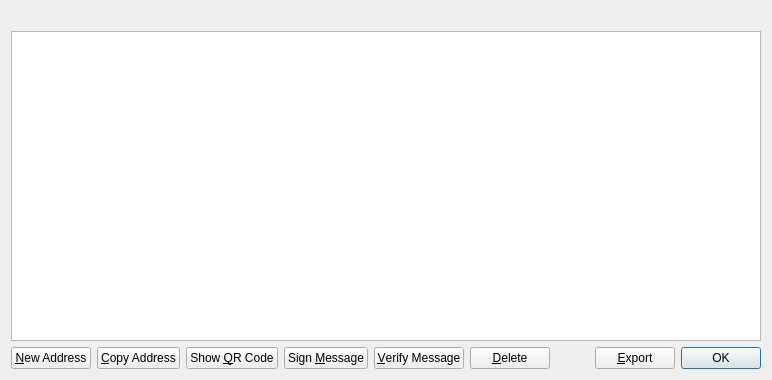
<?xml version="1.0" encoding="UTF-8"?>
<ui version="4.0">
 <class>AddressBookPage</class>
 <widget class="QWidget" name="AddressBookPage">
  <property name="geometry">
   <rect>
    <x>0</x>
    <y>0</y>
    <width>772</width>
    <height>380</height>
   </rect>
  </property>
  <property name="windowTitle">
   <string>Address Book</string>
  </property>
  <layout class="QVBoxLayout" name="verticalLayout">
   <item>
    <widget class="QLabel" name="labelExplanation">
     <property name="textFormat">
      <enum>Qt::PlainText</enum>
     </property>
     <property name="wordWrap">
      <bool>true</bool>
     </property>
    </widget>
   </item>
   <item>
    <widget class="QTableView" name="tableView">
     <property name="contextMenuPolicy">
      <enum>Qt::CustomContextMenu</enum>
     </property>
     <property name="toolTip">
      <string>Double-click to edit address or label</string>
     </property>
     <property name="tabKeyNavigation">
      <bool>false</bool>
     </property>
     <property name="alternatingRowColors">
      <bool>true</bool>
     </property>
     <property name="selectionMode">
      <enum>QAbstractItemView::SingleSelection</enum>
     </property>
     <property name="selectionBehavior">
      <enum>QAbstractItemView::SelectRows</enum>
     </property>
     <property name="sortingEnabled">
      <bool>true</bool>
     </property>
     <attribute name="verticalHeaderVisible">
      <bool>false</bool>
     </attribute>
    </widget>
   </item>
   <item>
    <layout class="QHBoxLayout" name="horizontalLayout">
     <item>
      <widget class="QPushButton" name="newAddress">
       <property name="toolTip">
        <string>Create a new address</string>
       </property>
       <property name="text">
        <string>&amp;New Address</string>
       </property>
       <property name="icon">
        <iconset resource="../bitcoin.qrc">
         <normaloff>:/icons/add</normaloff>:/icons/add</iconset>
       </property>
      </widget>
     </item>
     <item>
      <widget class="QPushButton" name="copyAddress">
       <property name="toolTip">
        <string>Copy the currently selected address to the system clipboard</string>
       </property>
       <property name="text">
        <string>&amp;Copy Address</string>
       </property>
       <property name="icon">
        <iconset resource="../bitcoin.qrc">
         <normaloff>:/icons/editcopy</normaloff>:/icons/editcopy</iconset>
       </property>
      </widget>
     </item>
     <item>
      <widget class="QPushButton" name="showQRCode">
       <property name="text">
        <string>Show &amp;QR Code</string>
       </property>
       <property name="icon">
        <iconset resource="../bitcoin.qrc">
         <normaloff>:/icons/qrcode</normaloff>:/icons/qrcode</iconset>
       </property>
      </widget>
     </item>
     <item>
      <widget class="QPushButton" name="signMessage">
       <property name="toolTip">
        <string>Sign a message to prove you own a Furrycoin address</string>
       </property>
       <property name="text">
        <string>Sign &amp;Message</string>
       </property>
       <property name="icon">
        <iconset resource="../bitcoin.qrc">
         <normaloff>:/icons/edit</normaloff>:/icons/edit</iconset>
       </property>
      </widget>
     </item>
     <item>
      <widget class="QPushButton" name="verifyMessage">
       <property name="toolTip">
        <string>Verify a message to ensure it was signed with a specified Furrycoin address</string>
       </property>
       <property name="text">
        <string>&amp;Verify Message</string>
       </property>
       <property name="icon">
        <iconset resource="../bitcoin.qrc">
         <normaloff>:/icons/transaction_0</normaloff>:/icons/transaction_0</iconset>
       </property>
      </widget>
     </item>
     <item>
      <widget class="QPushButton" name="deleteAddress">
       <property name="toolTip">
        <string>Delete the currently selected address from the list</string>
       </property>
       <property name="text">
        <string>&amp;Delete</string>
       </property>
       <property name="icon">
        <iconset resource="../bitcoin.qrc">
         <normaloff>:/icons/remove</normaloff>:/icons/remove</iconset>
       </property>
      </widget>
     </item>
     <item>
      <spacer name="horizontalSpacer">
       <property name="orientation">
        <enum>Qt::Horizontal</enum>
       </property>
       <property name="sizeHint" stdset="0">
        <size>
         <width>40</width>
         <height>20</height>
        </size>
       </property>
      </spacer>
     </item>
     <item>
      <widget class="QPushButton" name="exportButton">
       <property name="toolTip">
        <string>Export the data in the current tab to a file</string>
       </property>
       <property name="text">
        <string>&amp;Export</string>
       </property>
       <property name="icon">
        <iconset resource="../bitcoin.qrc">
         <normaloff>:/icons/export</normaloff>:/icons/export</iconset>
       </property>
      </widget>
     </item>
     <item>
      <widget class="QDialogButtonBox" name="buttonBox">
       <property name="sizePolicy">
        <sizepolicy hsizetype="Maximum" vsizetype="Fixed">
         <horstretch>0</horstretch>
         <verstretch>0</verstretch>
        </sizepolicy>
       </property>
       <property name="standardButtons">
        <set>QDialogButtonBox::Ok</set>
       </property>
      </widget>
     </item>
    </layout>
   </item>
  </layout>
 </widget>
 <resources>
  <include location="../bitcoin.qrc"/>
 </resources>
 <connections/>
</ui>
